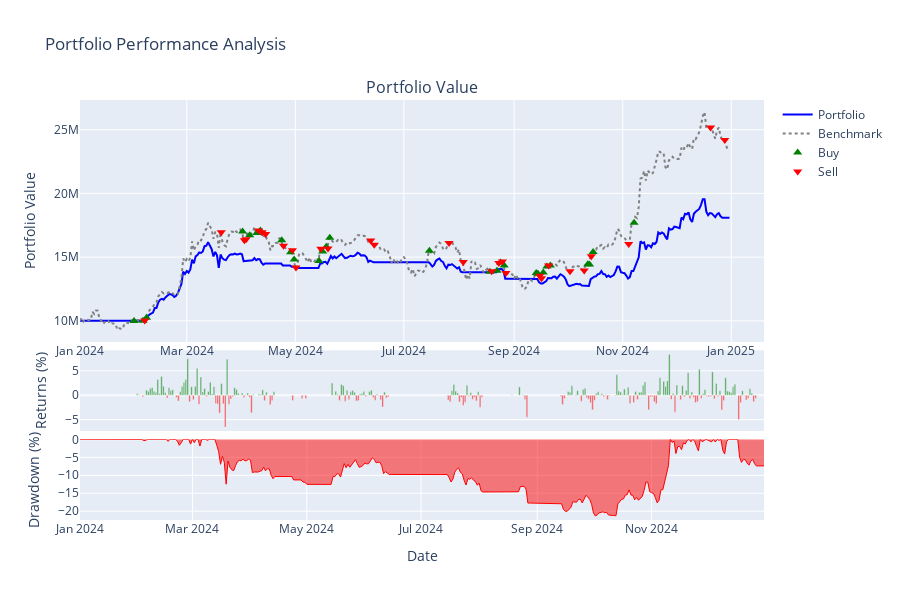
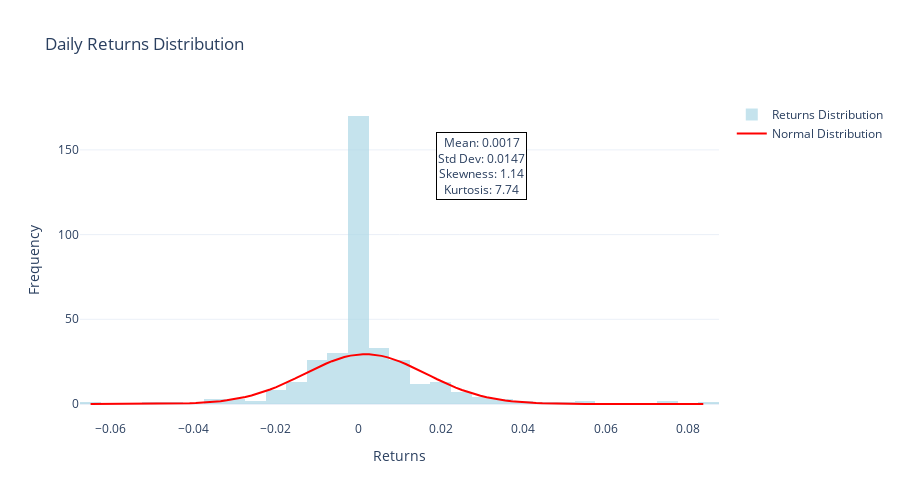
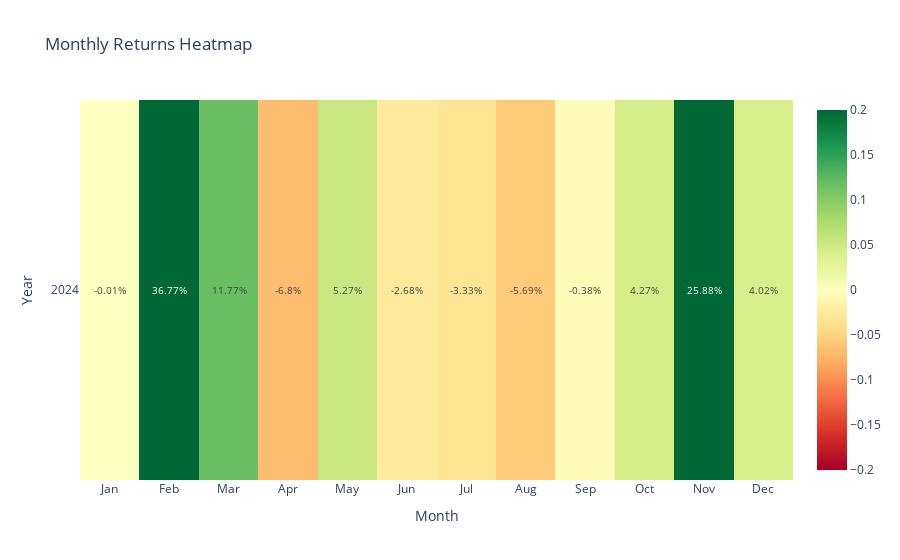

The notebook cell these images were saved under, in order:
### Code cell
# 1. 포트폴리오 성과 차트
result.plot_portfolio_performance()

# 2. 수익률 분포 
result.plot_returns_distribution(period="daily")

# 3. 월별 수익률 히트맵
result.plot_monthly_returns_heatmap()

# 4. 성과 비교표
result.show_performance_comparison()

### Figure 1 — Plotly figure (JSON) as saved in the notebook; plotly's stock layout.template omitted (floating-point values rounded to 4 significant figures; data arrays with more than 128 entries replaced by an {"elided": "..."} marker saying what was removed)
{"data": [{"line": {"color": "blue", "width": 2}, "name": "Portfolio", "type": "scatter", "x": {"elided": "366 str values"}, "xaxis": "x", "y": {"elided": "366 float values"}, "yaxis": "y"}, {"line": {"color": "gray", "dash": "dot", "width": 2}, "name": "Benchmark", "type": "scatter", "x": {"elided": "365 str values"}, "xaxis": "x", "y": {"elided": "365 float values"}, "yaxis": "y"}, {"marker": {"color": "green", "size": 8, "symbol": "triangle-up"}, "mode": "markers", "name": "Buy", "type": "scatter", "x": ["2024-01-31T09:00:00+09:00", "2024-02-05T09:00:00+09:00", "2024-02-07T09:00:00+09:00", "2024-04-01T09:00:00+09:00", "2024-04-05T09:00:00+09:00", "2024-04-09T09:00:00+09:00", "2024-04-11T09:00:00+09:00", "2024-04-23T09:00:00+09:00", "2024-04-28T09:00:00+09:00", "2024-04-30T09:00:00+09:00", "2024-05-14T09:00:00+09:00", "2024-05-16T09:00:00+09:00", "2024-05-18T09:00:00+09:00", "2024-05-20T09:00:00+09:00", "2024-07-15T09:00:00+09:00", "2024-08-18T09:00:00+09:00", "2024-08-22T09:00:00+09:00", "2024-08-24T09:00:00+09:00", "2024-08-26T09:00:00+09:00", "2024-09-13T09:00:00+09:00", "2024-09-14T09:00:00+09:00", "2024-09-17T09:00:00+09:00", "2024-09-19T09:00:00+09:00", "2024-09-21T09:00:00+09:00", "2024-10-12T09:00:00+09:00", "2024-10-13T09:00:00+09:00", "2024-10-15T09:00:00+09:00", "2024-11-07T09:00:00+09:00"], "xaxis": "x", "y": [9983000.0, 10010000.0, 10240000.0, 17010000.0, 16720000.0, 16890000.0, 17090000.0, 16320000.0, 15390000.0, 14810000.0, 14700000.0, 15430000.0, 15820000.0, 16530000.0, 15490000.0, 13850000.0, 13940000.0, 14580000.0, 14350000.0, 13750000.0, 13690000.0, 13790000.0, 14260000.0, 14350000.0, 14440000.0, 14410000.0, 15400000.0, 17690000.0], "yaxis": "y"}, {"marker": {"color": "red", "size": 8, "symbol": "triangle-down"}, "mode": "markers", "name": "Sell", "type": "scatter", "x": ["2024-02-06T09:00:00+09:00", "2024-03-20T09:00:00+09:00", "2024-04-02T09:00:00+09:00", "2024-04-03T09:00:00+09:00", "2024-04-10T09:00:00+09:00", "2024-04-12T09:00:00+09:00", "2024-04-14T09:00:00+09:00", "2024-04-24T09:00:00+09:00", "2024-04-29T09:00:00+09:00", "2024-05-01T09:00:00+09:00", "2024-05-15T09:00:00+09:00", "2024-05-19T09:00:00+09:00", "2024-06-12T09:00:00+09:00", "2024-06-14T09:00:00+09:00", "2024-07-26T09:00:00+09:00", "2024-08-03T09:00:00+09:00", "2024-08-19T09:00:00+09:00", "2024-08-23T09:00:00+09:00", "2024-08-25T09:00:00+09:00", "2024-08-27T09:00:00+09:00", "2024-09-15T09:00:00+09:00", "2024-09-16T09:00:00+09:00", "2024-09-20T09:00:00+09:00", "2024-10-02T09:00:00+09:00", "2024-10-10T09:00:00+09:00", "2024-10-14T09:00:00+09:00", "2024-11-04T09:00:00+09:00", "2024-12-20T09:00:00+09:00", "2024-12-28T09:00:00+09:00"], "xaxis": "x", "y": [10030000.0, 16950000.0, 16320000.0, 16400000.0, 17100000.0, 16960000.0, 16810000.0, 15900000.0, 15530000.0, 14190000.0, 15650000.0, 15670000.0, 16300000.0, 15970000.0, 16100000.0, 14610000.0, 13880000.0, 14550000.0, 14660000.0, 13760000.0, 13540000.0, 13340000.0, 14340000.0, 13890000.0, 13960000.0, 15060000.0, 16020000.0, 25180000.0, 24180000.0], "yaxis": "y"}, {"marker": {"color": {"elided": "365 str values"}}, "name": "Daily Returns", "opacity": 0.7, "showlegend": false, "type": "bar", "x": {"elided": "365 str values"}, "xaxis": "x2", "y": {"elided": "365 float values"}, "yaxis": "y2"}, {"fill": "tozeroy", "line": {"color": "red", "width": 1}, "name": "Drawdown", "showlegend": false, "type": "scatter", "x": {"elided": "366 str values"}, "xaxis": "x3", "y": {"elided": "366 float values"}, "yaxis": "y3"}], "layout": {"annotations": [{"font": {"size": 16}, "showarrow": false, "text": "Portfolio Value", "x": 0.5, "xanchor": "center", "xref": "paper", "y": 1, "yanchor": "bottom", "yref": "paper"}], "height": 600, "hovermode": "x unified", "showlegend": true, "title": {"text": "Portfolio Performance Analysis"}, "xaxis": {"anchor": "y", "domain": [0, 1]}, "xaxis2": {"anchor": "y2", "domain": [0, 1], "showticklabels": false}, "xaxis3": {"anchor": "y3", "domain": [0, 1], "showticklabels": true, "title": {"text": "Date"}}, "yaxis": {"anchor": "x", "domain": [0.424, 1], "title": {"text": "Portfolio Value"}}, "yaxis2": {"anchor": "x2", "domain": [0.212, 0.404], "title": {"text": "Returns (%)"}}, "yaxis3": {"anchor": "x3", "domain": [0, 0.192], "title": {"text": "Drawdown (%)"}}}}

### Figure 2 — Plotly figure (JSON) as saved in the notebook; plotly's stock layout.template omitted (floating-point values rounded to 4 significant figures; data arrays with more than 128 entries replaced by an {"elided": "..."} marker saying what was removed)
{"data": [{"marker": {"color": "lightblue"}, "name": "Returns Distribution", "nbinsx": 50, "opacity": 0.7, "type": "histogram", "x": {"elided": "365 float values"}}, {"line": {"color": "red", "width": 2}, "mode": "lines", "name": "Normal Distribution", "type": "scatter", "x": [-0.06493, -0.06343, -0.06193, -0.06042, -0.05892, -0.05742, -0.05592, -0.05442, -0.05292, -0.05142, -0.04992, -0.04841, -0.04691, -0.04541, -0.04391, -0.04241, -0.04091, -0.03941, -0.03791, -0.03641, -0.0349, -0.0334, -0.0319, -0.0304, -0.0289, -0.0274, -0.0259, -0.0244, -0.02289, -0.02139, -0.01989, -0.01839, -0.01689, -0.01539, -0.01389, -0.01239, -0.01089, -0.009384, -0.007883, -0.006382, -0.00488, -0.003379, -0.001878, -0.0003769, 0.001124, 0.002625, 0.004127, 0.005628, 0.007129, 0.00863, 0.01013, 0.01163, 0.01313, 0.01463, 0.01614, 0.01764, 0.01914, 0.02064, 0.02214, 0.02364, 0.02514, 0.02664, 0.02815, 0.02965, 0.03115, 0.03265, 0.03415, 0.03565, 0.03715, 0.03865, 0.04016, 0.04166, 0.04316, 0.04466, 0.04616, 0.04766, 0.04916, 0.05066, 0.05216, 0.05367, 0.05517, 0.05667, 0.05817, 0.05967, 0.06117, 0.06267, 0.06417, 0.06568, 0.06718, 0.06868, 0.07018, 0.07168, 0.07318, 0.07468, 0.07618, 0.07768, 0.07919, 0.08069, 0.08219, 0.08369], "y": [0.00102, 0.001612, 0.00252, 0.0039, 0.005971, 0.009048, 0.01357, 0.02014, 0.02958, 0.04299, 0.06185, 0.08804, 0.124, 0.1729, 0.2386, 0.3258, 0.4403, 0.5888, 0.7792, 1.021, 1.323, 1.697, 2.154, 2.706, 3.364, 4.14, 5.041, 6.074, 7.244, 8.549, 9.985, 11.54, 13.2, 14.94, 16.74, 18.56, 20.37, 22.11, 23.76, 25.27, 26.6, 27.7, 28.55, 29.12, 29.4, 29.37, 29.04, 28.41, 27.51, 26.36, 25.0, 23.46, 21.79, 20.03, 18.22, 16.4, 14.61, 12.88, 11.24, 9.705, 8.293, 7.013, 5.869, 4.861, 3.984, 3.232, 2.594, 2.061, 1.62, 1.261, 0.9707, 0.7397, 0.5578, 0.4163, 0.3075, 0.2247, 0.1626, 0.1164, 0.08244, 0.0578, 0.0401, 0.02753, 0.01871, 0.01258, 0.008374, 0.005515, 0.003595, 0.002319, 0.00148, 0.0009351, 0.0005846, 0.0003617, 0.0002215, 0.0001342, 8.048e-05, 4.776e-05, 2.805e-05, 1.63e-05, 9.378e-06, 5.338e-06]}], "layout": {"annotations": [{"bgcolor": "white", "bordercolor": "black", "borderwidth": 1, "showarrow": false, "text": "Mean: 0.0017<br>Std Dev: 0.0147<br>Skewness: 1.14<br>Kurtosis: 7.74", "x": 0.7, "xref": "paper", "y": 0.9, "yref": "paper"}], "height": 500, "title": {"text": "Daily Returns Distribution"}, "xaxis": {"title": {"text": "Returns"}}, "yaxis": {"title": {"text": "Frequency"}}}}

### Figure 3 — Plotly figure (JSON) as saved in the notebook; plotly's stock layout.template omitted (floating-point values rounded to 4 significant figures)
{"data": [{"colorscale": [[0, "rgb(165,0,38)"], [0.1, "rgb(215,48,39)"], [0.2, "rgb(244,109,67)"], [0.3, "rgb(253,174,97)"], [0.4, "rgb(254,224,139)"], [0.5, "rgb(255,255,191)"], [0.6, "rgb(217,239,139)"], [0.7, "rgb(166,217,106)"], [0.8, "rgb(102,189,99)"], [0.9, "rgb(26,152,80)"], [1, "rgb(0,104,55)"]], "text": [[-0.01, 36.77, 11.77, -6.8, 5.27, -2.68, -3.33, -5.69, -0.38, 4.27, 25.88, 4.02]], "textfont": {"size": 10}, "texttemplate": "%{text}%", "type": "heatmap", "x": ["Jan", "Feb", "Mar", "Apr", "May", "Jun", "Jul", "Aug", "Sep", "Oct", "Nov", "Dec"], "y": ["2024"], "z": [[-6.147e-05, 0.3677, 0.1177, -0.06797, 0.05271, -0.02683, -0.03327, -0.05687, -0.003819, 0.04269, 0.2588, 0.04017]], "zmax": 0.2, "zmin": -0.2}], "layout": {"title": {"text": "Monthly Returns Heatmap"}, "xaxis": {"tickmode": "array", "ticktext": ["Jan", "Feb", "Mar", "Apr", "May", "Jun", "Jul", "Aug", "Sep", "Oct", "Nov", "Dec"], "tickvals": [0, 1, 2, 3, 4, 5, 6, 7, 8, 9, 10, 11], "title": {"text": "Month"}}, "yaxis": {"tickmode": "array", "ticktext": ["2024"], "tickvals": [0], "title": {"text": "Year"}, "type": "category"}}}
